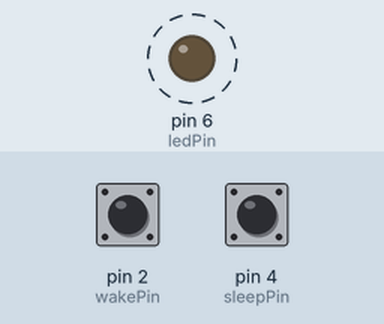
Recording of a sketch running on a simulated Arduino Uno, built with avr-gcc and run on an emulated ATmega328P. On the bench: output pins drawn as LEDs (lit = HIGH). Dashed ring = blinking. The inputs (shaded band) are chosen by the test bench; at power-on: pin 4 (sleepPin) HIGH, pin 2 (wakePin) HIGH. Sleep ends after the set time or at an interrupt; what the sketch prints to the serial monitor is not drawn.

Above: at 1.06 s.
1.3 s: pin 4 (sleepPin) pulled LOW for 0.15 s
At 1.3 s:
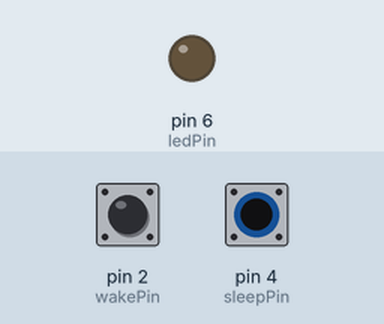
2.9 s: pin 2 (wakePin) pulled LOW for 0.15 s
At 3.15 s:
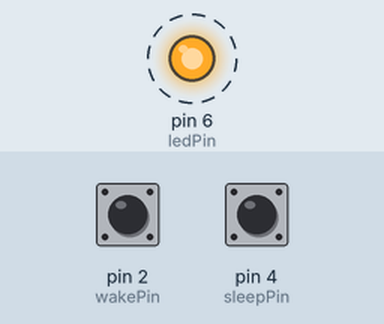
5.9 s: pin 4 (sleepPin) pulled LOW for 1 s
8.4 s: pin 2 (wakePin) pulled LOW for 1 s
At 8.65 s:
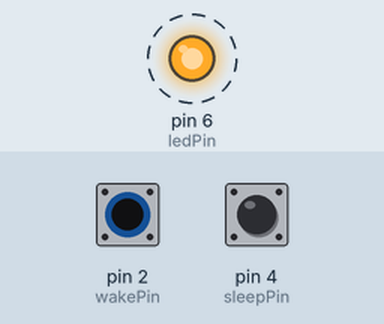
11.4 s: pin 2 (wakePin) driven LOW and pin 4 (sleepPin) driven LOW
14.4 s: pin 2 (wakePin) pulsed HIGH 5 times (0.12 s each, 0.3 s apart)
Timing chart, 0 to 19.9 s (numbered marks = the images above; inputs shaded):
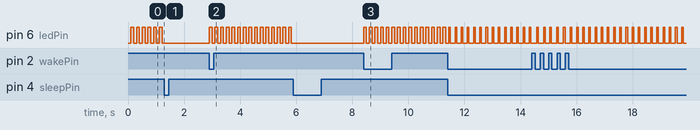

Measured:
- after the input at 1.3 s, pin 6 (ledPin): stops changing and stays LOW
- after the input at 2.9 s, pin 6 (ledPin): alternates HIGH for 0.10 s and LOW for 0.10 s, starting at once
- after the input at 5.9 s, pin 6 (ledPin): stops changing and stays LOW
- after the input at 8.4 s, pin 6 (ledPin): alternates HIGH for 0.10 s and LOW for 0.10 s, starting at once
- by itself, pin 6 (ledPin): alternates HIGH for 0.10 s and LOW for 0.10 s

The sketch:

depp_sleep.ino
```cpp
/*
  Low Power SLEEP modes for Arduino UNO/Nano using Atmel328P microcontroller chip.
  Based on the great work of Ralph Bacon.
  All details can be found at https://github.com/ralphbacon
*/

//#include "Arduino.h"
#include <avr/sleep.h>

#define INTERVAL_MESSAGE 100
unsigned long time_1 = 0;
bool state1 = 0;

#define sleepPin 4 // When low, makes 328P go to sleep
#define wakePin 2  // when low, makes 328P wake up, must be an interrupt pin (2 or 3 on ATMEGA328P)
#define ledPin 6  // output pin for the LED (to show it is awake)

void setup()
{
  Serial.begin(9600);
  pinMode(sleepPin, INPUT_PULLUP);
  pinMode(wakePin, INPUT_PULLUP);
  pinMode(ledPin, OUTPUT);

  Serial.println("Setup completed.");
}

// The loop just blinks an LED when not in sleep mode
void loop()
{
  doBlink();

  // Is the "go to sleep" pin now LOW? (it is normally pulled up)
  if (digitalRead(sleepPin) == LOW)
  {

    // Set the sleep mode
    set_sleep_mode(SLEEP_MODE_PWR_DOWN);
    sleep_enable();

    //noInterrupts();
    attachInterrupt(digitalPinToInterrupt(wakePin), sleepISR, LOW);

    // Send a message just to show we are about to sleep
    Serial.println("Oyasumi nasai!　おやすみなさい。");
    Serial.flush();

    digitalWrite(ledPin,false);

    // And enter sleep mode as set above
    sleep_cpu();

    // --------------------------------------------------------
    // Controller is now asleep until woken up by an interrupt
    // --------------------------------------------------------

    // Wakes up at this point when wakePin is brought LOW - interrupt routine is run first
    Serial.println("I'm awake!");

  }
}

// When wakePin is brought LOW this interrupt is triggered FIRST (even in PWR_DOWN sleep)
void sleepISR()
{
  // Prevent sleep mode, so we don't enter it again, except deliberately, by code
  sleep_disable();

  // Detach the interrupt that brought us out of sleep
  detachInterrupt(digitalPinToInterrupt(wakePin));

  // Now we continue running the main Loop() just after we went to sleep
}

void doBlink()
{
  if(millis() > time_1 + INTERVAL_MESSAGE)
  {
    time_1 = millis();
    state1 = not(state1);
    digitalWrite(ledPin,state1);
  }
}
```
